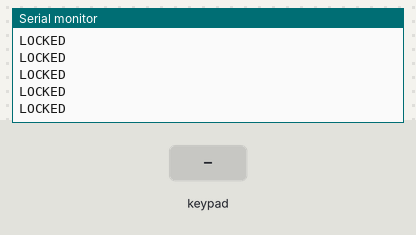
This sketch was run on a simulated Arduino Uno, built with avr-gcc and run on an emulated ATmega328P. On the bench: the last lines printed to the serial monitor. Wiring (inferred from the names in the program): 4×4 keypad with keys 1 2 3 A 4 5 6 B 7 8 9 C * 0 # D: rows pin 4, pin 5, pin 6, pin 7; columns pin 8, pin 9, pin 10, pin 11. Inputs (shaded band) come from the test bench.

Above: at 1.2 s.
1.3 s: key '1' pressed
At 2.0 s:
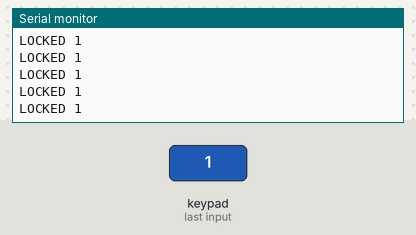
4.3 s: keypad keys 4 5 6 7 pressed 0.4 s apart
At 4.86 s:
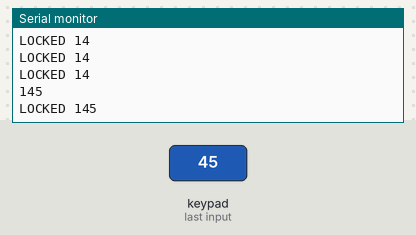
8.9 s: key 'A' pressed
At 9.5 s:
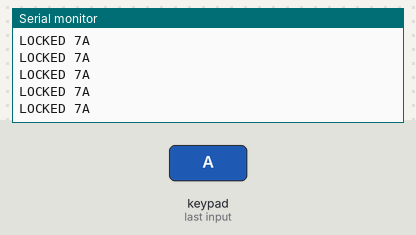
10.5 s: keypad keys 4 5 6 7 # pressed 0.4 s apart
At 11.1 s:
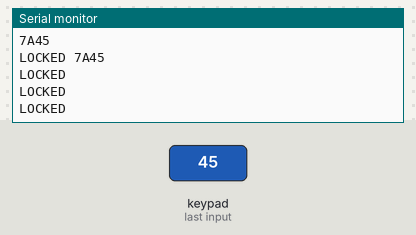
14.0 s: key 'B' pressed
15.6 s: keypad keys 4 5 6 7 * pressed 0.4 s apart
At 16.16 s:
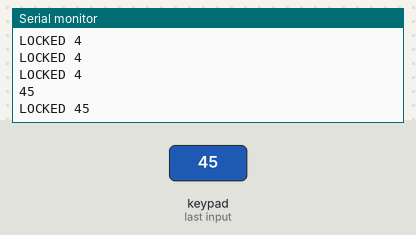
Timing chart, 0 to 18.6 s (numbered marks = the images above; inputs shaded):
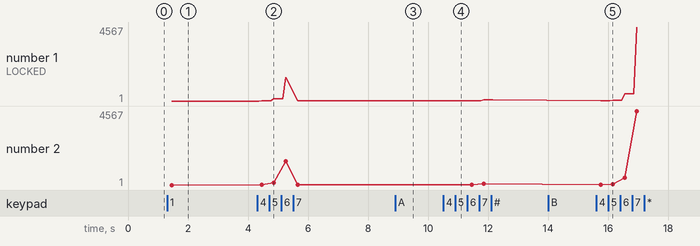

The sketch:

keypadPassword.ino
```cpp
const int numRows = 4;
const int numCols = 4;
const int debounceTime = 20;
char password[5] = {'1','9','7','9','\0'};
char input[5] = {};
boolean lock = 1;
int index = 0;

const char keymap[numRows][numCols] ={
  {'1','2','3','A'},
  {'4','5','6','B'},
  {'7','8','9','C'},
  {'*','0','#','D'}
  };

const int rowPins[numRows] = {4,5,6,7};
const int colPins[numCols] = {8,9,10,11};

void setup() {

  Serial.begin(9600);
  for(int row = 0; row < numRows;row++){
    pinMode(rowPins[row],INPUT);
    digitalWrite(rowPins[row],HIGH);

  for(int column = 0; column < numCols;column++){
    pinMode(colPins[column],OUTPUT);
    digitalWrite(colPins[column],HIGH);
  }


  }

}

void loop() {


  if(index < 4){

    char key = getKey();
    if(key != 0){
      input[index++] = key;
      Serial.println(input);
    }
  }
  else{
    input[index] = '\0';
    int test = strcmp(password,input);
    index = 0;

    if(test == 0)
      lock = !lock;

    input[0] = '\0';
    input[1] = '\0';
    input[2] = '\0';
    input[3] = '\0';
    input[4] = '\0';

  }


 if(lock)
   Serial.print("LOCKED ");
 else
   Serial.print("UNLOCKED ");

  Serial.println(input);

}

char getKey(){

  char key = 0;

  for(int column = 0; column < numCols; column++){

    digitalWrite(colPins[column],LOW);
    for(int row = 0; row < numRows;row++){

      if(digitalRead(rowPins[row]) == LOW){
        delay(debounceTime);
        while(digitalRead(rowPins[row]) == LOW);
        key = keymap[row][column];
      }
    }
    digitalWrite(colPins[column],HIGH);
  }
  return key;
}
```

Measured:
- after the input at 1.3 s, the serial monitor: prints a new line after 0.16 s (image 1)
- after the input at 4.3 s, the serial monitor: prints a new line after 0.16 s (image 2)
- after the input at 8.9 s, the serial monitor: prints a new line after 0.16 s (image 3)
- after the input at 10.5 s, the serial monitor: prints a new line after 0.15 s (image 4)
- after the input at 15.6 s, the serial monitor: prints a new line after 0.16 s (image 5)
- plotted number 1: 1 → 7 after the input at 4.3 s, 7 → 67 after the input at 10.5 s, 67 → 4567 after the input at 15.6 s
- plotted number 2: 1 → 7 after the input at 4.3 s, 7 → 67 after the input at 10.5 s, 67 → 4567 after the input at 15.6 s
